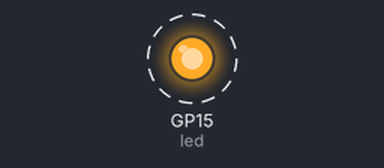
Bench run of a program on a simulated Raspberry Pi Pico running MicroPython. Shown: output pins drawn as LEDs (lit = HIGH). Dashed ring = blinking.

Above: at 0.2 s.
Timing chart, 0 to 3.0 s (numbered marks = the images above):
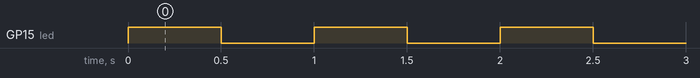

The program:

blink.py
```python
from machine import Pin
from picozero import pico_temp_sensor, pico_led
import time

led = Pin(15, Pin.OUT)  # create LED object from Pin 15, Set Pin 15 to output

try:
    while True:
        led.on()
        time.sleep(0.5)
        led.off()
        time.sleep(0.5)
except:
    pass
```

Measured:
- by itself, GP15 (led): alternates HIGH for 0.50 s and LOW for 0.50 s
